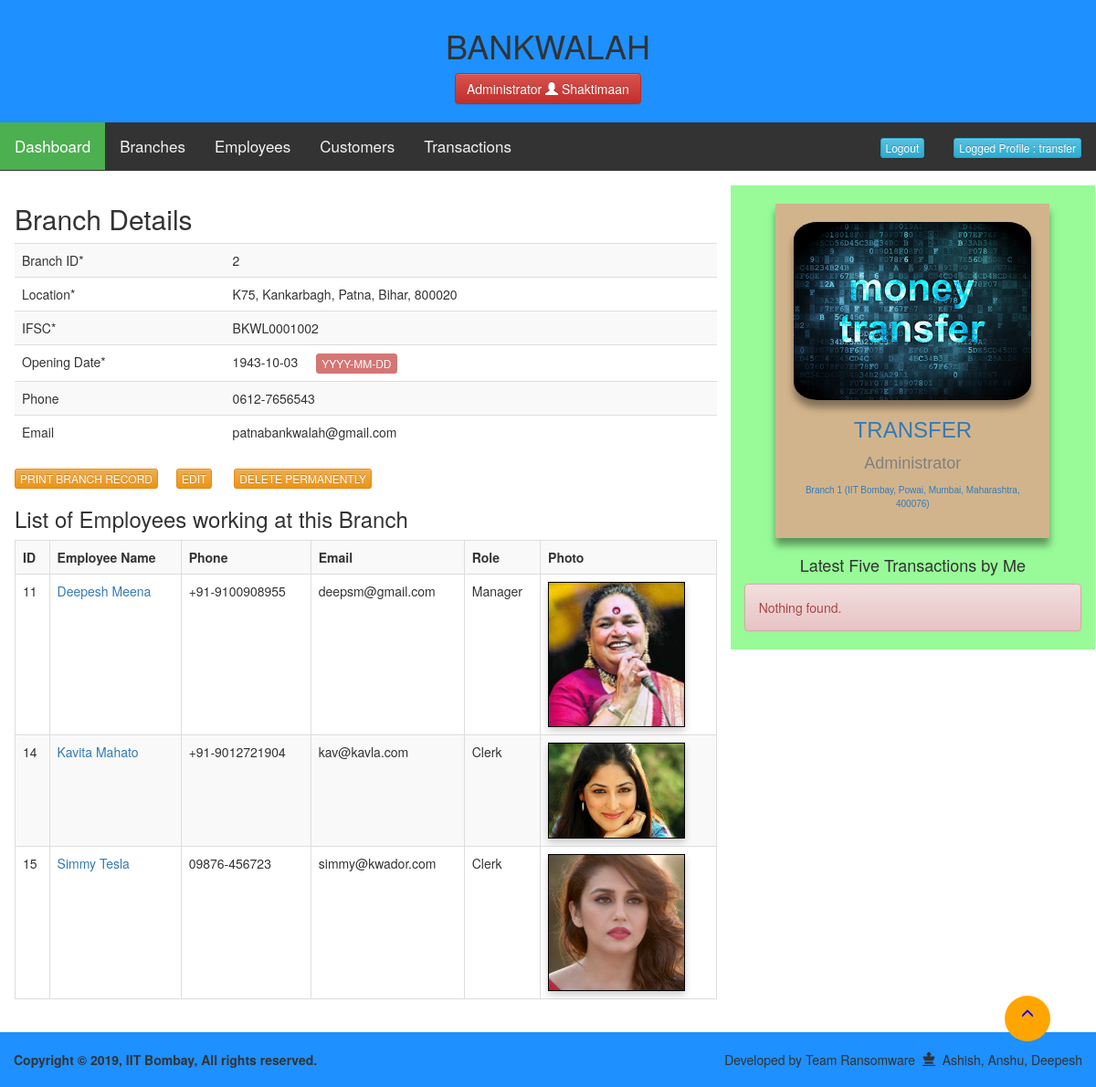
Page /admin-branch-view.php?id=2 (signed in) on the committed database.
### tables this page shows
CREATE TABLE `employees` (
  `EmpID` int(11) NOT NULL,
  `EmpName` varchar(255) NOT NULL,
  `EmpFName` varchar(255) NOT NULL,
  `EmpMName` varchar(255) DEFAULT NULL,
  `EmpDOB` date NOT NULL,
  `EmpJoinDate` date NOT NULL,
  `EmpSex` varchar(20) NOT NULL,
  `EmpLAdd` varchar(255) NOT NULL,
  `EmpPAdd` varchar(255) DEFAULT NULL,
  `EmpPhone` varchar(20) DEFAULT NULL,
  `EmpEmail` varchar(255) DEFAULT NULL,
  `EmpPAN` varchar(20) DEFAULT NULL,
  `EmpAadhaar` varchar(20) DEFAULT NULL,
  `EmpBrID` int(11) NOT NULL,
  `EmpRole` varchar(20) NOT NULL,
  `EmpLogin` varchar(20) NOT NULL,
  `EmpPass` varchar(20) NOT NULL
);

CREATE TABLE `branches` (
  `BrID` int(11) NOT NULL,
  `BrLoc` varchar(255) NOT NULL,
  `BrIFSC` varchar(20) NOT NULL,
  `BrOpenDate` date NOT NULL,
  `BrPhone` varchar(20) DEFAULT NULL,
  `BrEmail` varchar(255) DEFAULT NULL
);

### admin-session.php (called while the page is built, shortened)
<?php
include_once "dbconfig.php";
$user_check = $_SESSION["login_shaktimaan"];
$ses_sql = mysqli_query($conn,"SELECT employees.EmpID, employees.EmpName, employees.EmpLogin, employees.EmpRole, branches.BrID, branches.BrLoc FROM employees INNER JOIN branches ON employees.EmpBrID=branches.BrID WHERE EmpRole='Administrator' AND EmpLogin='$user_check'");
$row = mysqli_fetch_array($ses_sql,MYSQLI_ASSOC);
$ses_EmpID = $row["EmpID"];
$ses_EmpName = $row["EmpName"];
$ses_EmpLogin = $row["EmpLogin"];
$ses_EmpRole = $row["EmpRole"];
$ses_BrID = $row["BrID"];
$ses_BrLoc = $row["BrLoc"];
?>

### admin-branch-view.php (the view, shortened to what this page needs)
<?php include_once "admin-session.php"; ?>
<!DOCTYPE html>
<html lang="en-US">
<head>
<?php include_once "admin-inc-head.php"; ?>
</head>
<body onscroll="navStick()">
<?php include_once "admin-inc-header.php"; ?>
<?php include_once "admin-inc-nav.php"; ?>
<div class="content">
	<div class="row">
		<div class="col-sm-8 mainbody-adm">
<h2>Branch Details</h2>
<?php
require_once "dbconfig.php";
if (isset($_GET["id"])) { $BrID = $_GET["id"];
$my_sql = mysqli_query($conn,"SELECT BrID FROM branches WHERE BrID=$_GET[id]");
$my_row = mysqli_fetch_array($my_sql,MYSQLI_ASSOC);
$my_ID = $my_row["BrID"];
}
if (isset($_POST["submitnew"]) || isset($_POST["submitedit"]) || ($_GET["id"] == $my_ID)) {
$sql = "SELECT * FROM branches WHERE BrID=".$BrID;
$result = $conn->query($sql);
if ($result->num_rows > 0) {
	while($row = $result->fetch_assoc()) {
		echo "<div class=\"table-responsive\" id=\"printbranchrecord\">
<table class=\"table table-striped\">
	<tr>
		<td style=\"width:30%;\">Branch ID*</td>
		<td style=\"width:70%;\">".$row["BrID"]."</td>
	</tr>
	<tr>
		<td>Location*</td>
		<td style=\"width:70%;\">".$row["BrLoc"]."</td>
	</tr>
	<tr>
		<td>IFSC*</td>
		<td style=\"width:70%;\">".$row["BrIFSC"]."</td>
	</tr>
	<tr>
		<td>Opening Date*</td>
		<td>".$row["BrOpenDate"]."<button type=\"button\" class=\"btn btn-danger btn-xs\" style=\"margin-left:20px;\" disabled>YYYY-MM-DD</button></td>
	</tr>
	<tr>
		<td>Phone</td>
		<td style=\"width:70%;\">".$row["BrPhone"]."</td>
	</tr>
	<tr>
		<td>Email</td>
		<td style=\"width:70%;\">".$row["BrEmail"]."</td>
	</tr>
</table>
</div>
<button type=\"button\" class=\"btn btn-warning btn-xs\" onclick=\"printDiv('printbranchrecord')\">PRINT BRANCH RECORD</button><a href=\"admin-branch-edit.php?id=".$row["BrID"]."\"><button type=\"button\" class=\"btn btn-warning btn-xs\" style=\"margin-left:20px;\">EDIT</button></a>
<a href=\"admin-branch-deleted.php?id=".$row["BrID"]."&loc=".$row["BrLoc"]."&ifsc=".$row["BrIFSC"]."\"><button onclick=\"alertdeleteFunction()\" type=\"button\" class=\"btn btn-warning btn-xs\" style=\"margin-left:20px;\">DELETE PERMANENTLY</button></a>";
	}
}
else {
	echo "<div class=\"alert alert-danger\">Nothing found.</div>";
}
echo "<h3>List of Employees working at this Branch</h3>";
$sql = "SELECT *, employees.EmpID, employees.EmpName, employees.EmpPhone, employees.EmpEmail, employees.EmpRole  FROM branches INNER JOIN employees ON branches.BrID=employees.EmpBrID WHERE BrID=".$BrID." ORDER BY EmpID ASC";
$result = $conn->query($sql);
if ($result->num_rows > 0) {
	echo "<div class=\"table-responsive\">
<table class=\"table table-striped table-bordered\">
	<tr>
		<th>ID</th>
		<th>Employee Name</th>
		<th>Phone</th>
		<th>Email</th>
		<th>Role</th>
		<th>Photo</th>
	</tr>";
	while($row = $result->fetch_assoc()) {
		echo "<tr>
		<td>".$row["EmpID"]."</td>
		<td><a href=\"admin-employee-view.php?id=".$row["EmpID"]."\">".$row["EmpName"]."</a></td>
		<td>".$row["EmpPhone"]."</td>
		<td>".$row["EmpEmail"]."</td>
		<td>".$row["EmpRole"]."</td>
		<td><img src=\"img-employees/".$row["EmpID"]."-photo.jpg\" alt=\"".$row["EmpName"]." - Photo Load Error\" class=\"picsigfixedwidth\"></td>
	</tr>";
    }
	echo "</table></div>";
}
else {
	echo "<div class=\"alert alert-danger\">Nothing found.</div>";
}
}
else {
	header("Location: admin-dashboard.php");
}
?>
		</div>
		<div class="col-sm-4 mainside-adm"><?php include_once "admin-inc-sidebar.php"; ?></div>
	</div>
</div>
<div class="col-sm-12 mainfoot-adm"><?php include_once "admin-inc-footer.php"; ?></div>
<?php $conn->close(); ?></body>
</html>

### admin-inc-head.php (shortened to what this page needs)
<link rel="stylesheet" href="css/sticky.css" />
<link rel="stylesheet" href="bootstrap/css/bootstrap.min.css" />
<link rel="stylesheet" href="bootstrap/css/bootstrap-theme.min.css" />
<link rel="stylesheet" href="jquery/jquery-ui.css" />
<link rel="stylesheet" href="css/topjump.css" />
<link rel="stylesheet" href="css/profilecard.css" />
<link rel="stylesheet" href="css/passbook.css" />
<link rel="stylesheet" href="css/nav.css" />
<link rel="stylesheet" href="css/layouts.css" />

### admin-inc-header.php
<div class="header topbanner-adm">
  <h1>BANKWALAH</h1>
  <p><button type="button" class="btn btn-danger">Administrator <span class="glyphicon glyphicon-user"></span> Shaktimaan</button></p>
</div>

### admin-inc-nav.php
<div id="navbar">
	<a class="active" href="admin-dashboard.php">Dashboard</a>
	<a href="admin-branch-searched.php">Branches</a>
	<a href="admin-employee-searched.php">Employees</a>
	<a href="admin-customer-searched.php">Customers</a>
	<a href="admin-trans-searched.php">Transactions</a>
	<?php echo "<a href=\"admin-employee-view.php?id=".$ses_EmpID."\" style=\"float:right;\"><button type=\"button\" class=\"btn btn-info btn-xs\">Logged Profile : ".$ses_EmpLogin."</button></a>"; ?>
	<a href="admin-logout.php" style="float:right;"><button type="button" class="btn btn-info btn-xs">Logout</button></a>
</div>

### admin-inc-sidebar.php
<div class="card" style="margin-top:20px; margin-bottom:20px;">
	<?php echo "<img src=\"img-employees/".$ses_EmpID."-photo.jpg\" alt=\"".$ses_EmpName."\" class=\"card-image\">"; ?>
	<h3><?php echo "<a href=\"admin-employee-view.php?id=".$ses_EmpID."\">".$ses_EmpName."</a>"; ?></h3>
	<p class="card-title"><?php echo $ses_EmpRole; ?></p>
	<p style="font-size:10px;"><?php echo "<a href=\"admin-branch-view.php?id=".$ses_BrID."\">Branch ".$ses_BrID." (".$ses_BrLoc.")</a>"; ?></p>
</div>
<?php
echo "<h4 style=\"text-align:center;\">Latest Five Transactions by Me</h4>";
$sql_transemp = "SELECT TrID, TrDateTime, TrCustID, TrAmount FROM transactions WHERE TrEmpID=".$ses_EmpID." ORDER BY TrID DESC LIMIT 5";
$result_transemp = $conn->query($sql_transemp);
if ($result_transemp->num_rows > 0) {
	echo "<div class=\"table-responsive\">
<table class=\"table table-striped table-bordered\">
	<tr>
		<th>ID</th>
		<th>Date-Time Stamp<br /><span style=\"font-size:10px;\">(YYYY-MM-DD HR:MI:SC)</span></th>
		<th>Customer ID</th>
		<th>Transaction Amount<br /><span style=\"font-size:10px;\">(&#8377;)</span></th>
	</tr>";
	while($row = $result_transemp->fetch_assoc()) {
		echo "<tr>
				<td><a href=\"admin-trans-view.php?id=".$row["TrID"]."\">".$row["TrID"]."</a></td>
				<td>".$row["TrDateTime"]."</td>
				<td><a href=\"admin-customer-view.php?id=".$row["TrCustID"]."\">".$row["TrCustID"]."</a></td>
				<td>".$row["TrAmount"]."</td>
			</tr>";
    }
	echo "</table></div>";
}
else {
	echo "<div class=\"alert alert-danger\">Nothing found.</div>";
}
?>

### admin-inc-footer.php
<br />
<span style="font-weight:bold;">Copyright © <?php echo date("Y"); ?>, IIT Bombay, All rights reserved.</span>
<span style="float:right;">Developed by Team Ransomware &nbsp;<span class="glyphicon glyphicon-king"></span>&nbsp; Ashish, Anshu, Deepesh</span>
<a href="#" class="scrollToTop"><span class="glyphicon glyphicon-menu-up"></span></a>
<br /><br />

### css/sticky.css (style rules this page uses)
body { margin: 0; font-size: 28px; }
.header { background-color: #1e90ff; padding: 10px; text-align: center; }
#navbar { overflow: hidden; background-color: #333; z-index: 100; }
#navbar a { float: left; display: block; color: #f2f2f2; text-align: center; padding: 14px 16px; text-decoration: none; font-size: 17px; }
#navbar a.active { background-color: #4CAF50; color: white; }
.content { padding: 16px; }

### css/topjump.css (style rules this page uses)
.scrollToTop { width: 50px; height: 50px; padding: 10px; text-align: center; background: orange; color: blue; position: fixed; bottom: 50px; right: 50px; border-radius: 50%; }

### css/profilecard.css (style rules this page uses)
.card { box-shadow: 0 8px 8px 0 rgba(0, 0, 0, 0.4); max-width: 300px; margin: auto; text-align: center; font-family: arial; padding: 20px; background-color: tan; }
.card-title { color: grey; font-size: 18px; }
.card-image { width: 100%; border-radius: 10%; max-width: 280px; box-shadow: 0 8px 8px 0 rgba(0, 0, 0, 0.4); }

### css/passbook.css (style rules this page uses)
.picsigfixedwidth { max-width: 150px; box-shadow: 0 4px 8px 0 rgba(0, 0, 0, 0.2); border: 1px solid black; }

### css/layouts.css (style rules this page uses)
.topbanner-adm { background-color: #1e90ff; }
.mainfoot-adm { background-color: #1e90ff; }
.mainbody-adm { background-color: #ffffff; }
.mainside-adm { background-color: palegreen; }

### rows in the picture
employees: EmpLogin "transfer", EmpName "TRANSFER", EmpRole "Administrator", branches.BrID "1", branches.BrLoc "IIT Bombay, Powai, Mumbai, Maharashtra, 400076"
branches: BrID "2", BrLoc "K75, Kankarbagh, Patna, Bihar, 800020", BrIFSC "BKWL0001002", BrOpenDate "1943-10-03", BrPhone "0612-7656543", BrEmail "patnabankwalah@gmail.com", employees.EmpID "11", employees.EmpName "Deepesh Meena", employees.EmpPhone "+91-9100908955", employees.EmpEmail "deepsm@gmail.com", employees.EmpRole "Manager", shows a picture, employees.EmpID "14", employees.EmpName "Kavita Mahato", employees.EmpPhone "+91-9012721904", employees.EmpEmail "kav@kavla.com", employees.EmpRole "Clerk", employees.EmpID "15", employees.EmpName "Simmy Tesla", employees.EmpPhone "09876-456723", employees.EmpEmail "simmy@kwador.com"
